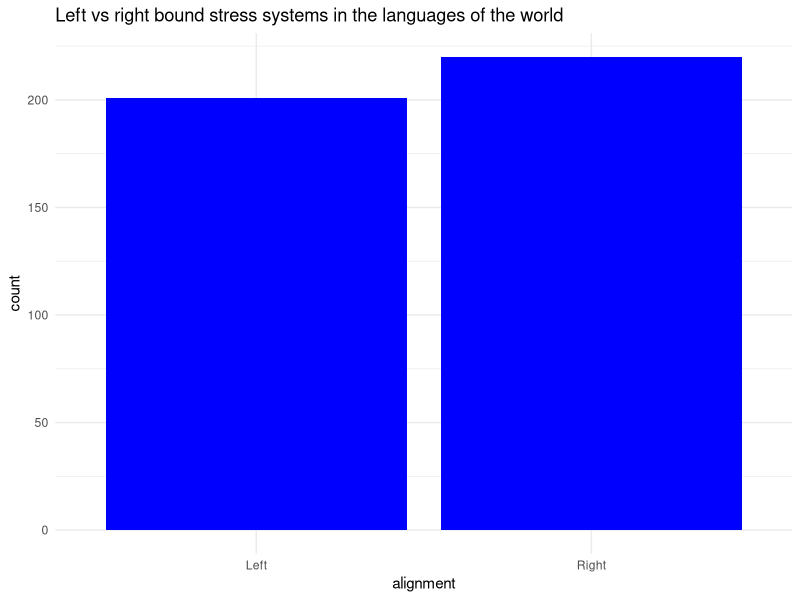
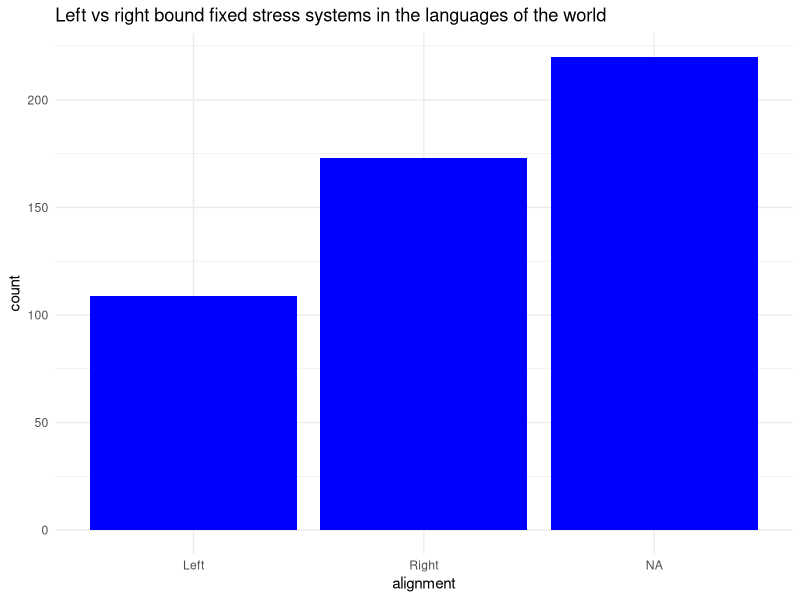

The R source for these figures, in order: (Note: this script raises an error after producing the figures.)
library(dplyr)
library(tidyverse)
library(ggplot2)

languages <- read.delim("../languoid.txt",
                        fileEncoding = "UTF-8") %>% select(wals.code, macroarea)

fixed <- read.delim("fixed.txt",
                         fileEncoding = "UTF-8",
                         skip = 7) %>%
                         select(name, wals.code, description, family)
                         
weight <- read.delim("weight.txt",
                    fileEncoding = "UTF-8",
                    skip = 7) %>% select(name, wals.code, description, family)

fixed_simple <- fixed %>% mutate(alignment =
                                case_when(
                                  description == "Ultimate" |
                                  description == "Penultimate" |
                                  description == "Antepenultimate" ~ "Right",
                                  description == "Initial" |
                                  description == "Second" |
                                  description == "Third" ~ "Left"
                                ))

plot_fixed_alignment <- ggplot(fixed_simple,
  aes(alignment))+
  geom_bar(position =  "dodge", fill = "blue")+
  labs(title = "Left vs right bound fixed stress systems in the languages of the world")+
  theme_minimal()



weight_simple <- weight %>% mutate(alignment =
                                case_when(
                                  description == "Left-edge: First or second" |
                                  description == "Left-oriented: One of the first three" |
                                  description == "Combined: Right-edge and unbounded"
                                  ~ "Right",
                                  description == "Right-edge: Ultimate or penultimate" |
                                  description == "Right-oriented: One of the last three"
                                  ~ "Left",
                                  description == "Unbounded: Stress can be anywhere"
                                  ~ "Unbounded"
                                )) %>%
                            drop_na()

fixed_and_weight <- bind_rows(weight_simple, fixed_simple) %>%
                  left_join(languages, by = "wals.code") %>%
                  filter(.$alignment == "Left" |
                          .$alignment == "Right"|
                          .$alignment == "Ubounded")


plot_alignment <- ggplot(fixed_and_weight,
  aes(alignment))+
  geom_bar(position =  "dodge", fill = "blue")+
  labs(title = "Left vs right bound stress systems in the languages of the world")+
  theme_minimal()


freq_tab_world <- table(fixed_and_weight$alignment)

# Proportions of alignment (left or right of the word) in languages of South America

alignment_sa <- fixed_and_weight %>% filter(.$macroarea == "South America")

freq_tab_sa <- table(alignment_sa$alignment)

prop_tab_sa <- prop.table(freq_tab_sa)

# Proportions of placement within the window (trochaic or iambic)

fixed_with_macro  <- fixed %>%
                  left_join(languages, by = "wals.code")

fixed_window <- fixed_with_macro %>% mutate(rhythm =
                                case_when(
                                  description == "Initial" |
                                  description == "Penultimate" |
                                  description == "Antepenultimate" ~ "Trochaic",
                                  description == "Ultimate" |
                                  description == "Second" |
                                  description == "Third" ~ "Iambic",
                                  description == "No fixed stress" ~ "No fixed stress"
                                ))


plot_window <- ggplot(fixed_window,
  aes(rhythm))+
  geom_bar(position =  "dodge", fill = "blue")+
  labs(title = "Left vs right internal window alignment in languages of the world with fixed stress")+
  theme_minimal()

fixed_window_costa <- data.frame(Left = 55,
                                Right = 45)

plot_window <- ggplot(fixed_window_costa,
  aes(rhythm))+
  geom_bar(position =  "dodge", fill = "blue")+
  labs(title = "Left vs right internal window alignment in languages of the world with fixed stress")+
  theme_minimal()

fixed_window_sa <- fixed_window %>% filter(.$macroarea == "South America")

rhythm_tab_sa <- table(fixed_window_sa$rhythm)

rhythm_prop_sa <- prop.table(rhythm_tab_sa)

# Proportions of stress types by family in SA

fixed_by_family_sa <- fixed %>%
                  left_join(languages, by = "wals.code") %>%
                  filter(.$macroarea == "South America") %>%
                  filter(.$description != "No fixed stress")

fixed_by_family_tab_sa <- table(fixed_by_family_sa$family)

fixed_by_family_sa_unique <- length(unique(fixed_by_family_sa$family))

weight_by_family_sa <- weight %>%
                  left_join(languages, by = "wals.code") %>%
                  filter(.$macroarea == "South America") %>%
                  filter(.$description != "Not predictable") %>%
                  filter(.$description != "Fixed stress (no weight-sensitivity)")


weight_by_family_tab_sa <- table(weight_by_family_sa$family)

weight_by_family_sa_unique <- length(unique(weight_by_family_sa$family))

unpredict_by_family_sa <- weight %>%
                  left_join(languages, by = "wals.code") %>%
                  filter(.$macroarea == "South America") %>%
                  filter(.$description == "Not predictable")
